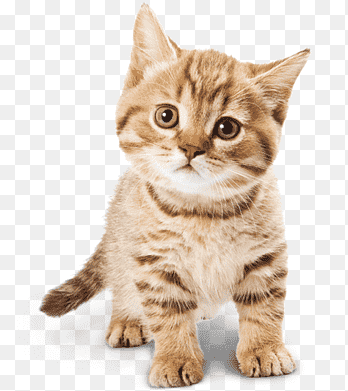
#> input picture Meobeo.png, 348 x 391 px
$ python function.py
#> lines starting #> are read from the running program, lines starting #| are printed output that depends on the picture
import matplotlib.pyplot as plt
import numpy as np
from scipy.linalg import svd
from PIL import Image
"""
Singular Value Decomposition
"""
def find_eigenvector(parameter):
    eigenvalues, eigenvectors = np.linalg.eig(parameter)
    return eigenvectors

def find_sigma(A):
    AT = np.transpose(A)
    AAT = np.dot(A,AT)
    ATA = np.dot(AT,A)
    Q = find_eigenvector(AAT)
    P = find_eigenvector(ATA)
    sigma = np.dot(np.dot(np.linalg.inv(Q),A),P)
    sigma = np.round(sigma, 2)
    return sigma

#A = np.array([[3, 2, 2], [2, 3, -2]])
#print(find_sigma(A))
#U, S, Vh = np.linalg.svd(find_sigma(A), full_matrices=True)


img = Image.open('Meobeo.png')
#> img is the input picture: PIL image 348x391 P; mean R, G, B 225.9, 213.2, 201.2
print(img.mode, img.size)
#| P (348, 391)
numpydata = np.asarray(img)
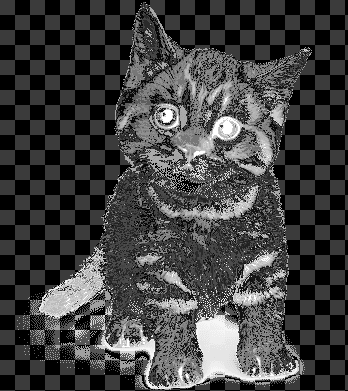
#> numpydata: shape (391, 348); min 0, max 30, mean 7.7; drawn with min black and max white
numpydata = np.round(numpydata,0)

def iterative(matrix):
    U, sigma, VT = np.linalg.svd(matrix)
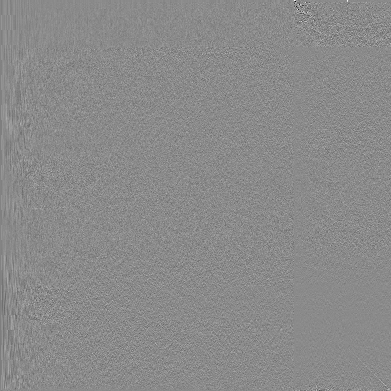
#> U: shape (391, 391) float64; min -0.759, max 0.637, mean -9.84e-05; drawn with min black and max white
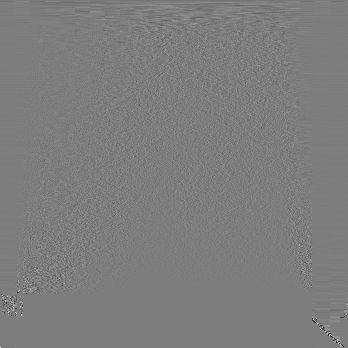
#> VT: shape (348, 348) float64; min -0.957, max 0.983, mean -0.00018; drawn with min black and max white
#> sigma = 348 values, max 3248.6 at index 0, min 1.38e-13 at index 347, mean 82.56
    threshold = 50
    keep_indices = (sigma >= threshold)
    sigma_filtered = sigma[keep_indices]
#> sigma_filtered = 176 values, max 3248.6 at index 0, min 50.19 at index 175, mean 147.3
#> (the run stopped early here; a loop or call above may not have finished)
